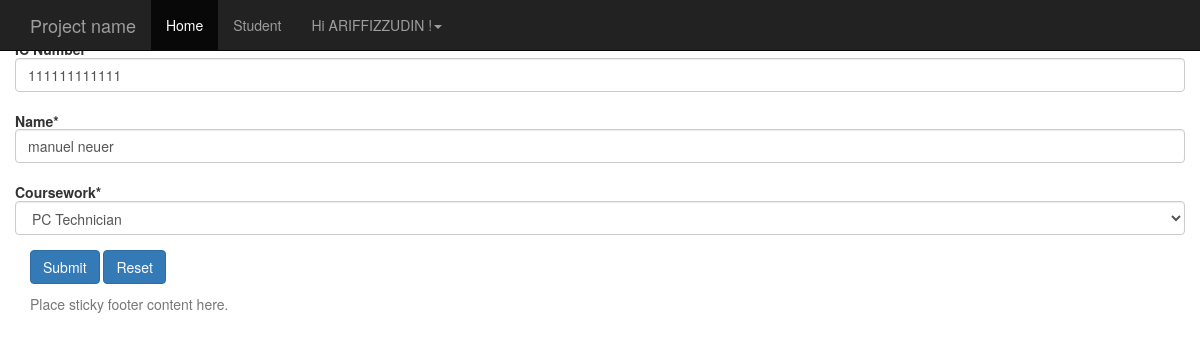
The app's page /1/edit (signed in), older data.
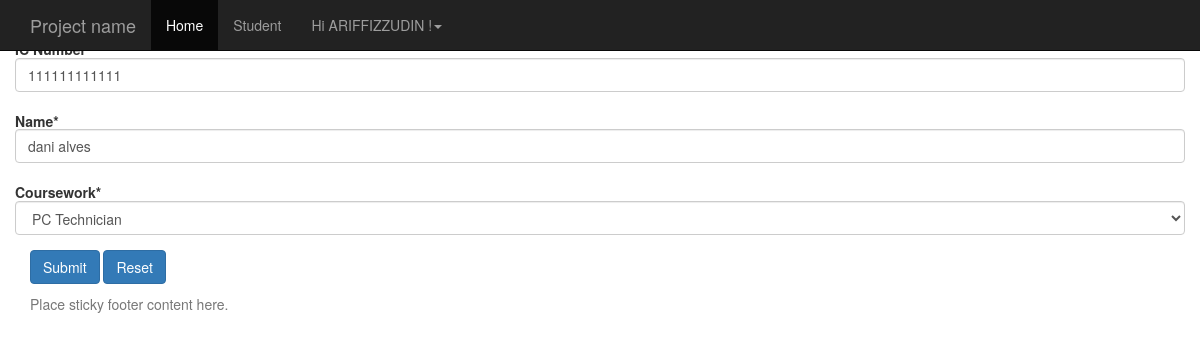
The same page, newer data.
### student/models.py (models this page shows, shortened)
class Student(models.Model):
	PROGRAMMING = 'PR'
	NETWORKING = 'NT'
	PCTECH = 'PC'
	COURSE_CHOICES = (
		(PROGRAMMING,'Programming'),
		(NETWORKING,'Networking'),
		(PCTECH,'PC Technician'),
	)
	icnum = models.CharField('IC Number',max_length=12,unique=True,blank=False,null=False)
	name = models.CharField('name',max_length=300,blank=False,null=False)
	course = models.CharField('Coursework',max_length=2,choices=COURSE_CHOICES,default=PCTECH)
	createdby = models.ForeignKey('auth.User',on_delete=models.CASCADE)
	created_date = models.DateTimeField('Created Date',auto_now_add=True)

### student/views.py (the view)
# urls.py: url(r'^(?P<pk>\d+)/edit$', views.student_edit, name='student_edit'),
@login_required(login_url='/accounts/login/')
def student_edit(request,pk):
    student = get_object_or_404(Student, pk=pk)
    if request.method == "POST":
        form = StudentForm(request.POST,instance=student)
        if form.is_valid():
            student = form.save(commit=False)
            student.createdby = request.user
            student.save()
            messages.success(request, "Student record with ID: " + str(student.pk) + " has been updated! ")
            return redirect(reverse_lazy('student_detail',kwargs={'pk': student.pk }))
    else:
        form = StudentForm(instance=student)
    return render(request, 'student/student_edit.html', {'form': form})

### student/forms.py (shortened to what this page needs)
class StudentForm(forms.ModelForm):
    def __init__(self, *args, **kwargs):
        super(StudentForm, self).__init__(*args, **kwargs)
        self.helper = FormHelper(self)
        self.helper.form_class = 'form-horizontal'
        self.helper.layout.append(Submit('submit_change', 'Submit', css_class="btn-primary"))
        self.helper.layout.append(HTML('<a class="btn btn-primary" href={% url "student_home" %}>Reset</a>'))
    class Meta:
        model = Student
        fields = ('icnum', 'name', 'course',)

### templates/student/student_edit.html
{% extends 'base.html' %}
{% load crispy_forms_tags %}
{% block content %}
    <h5>Edit Student<h5>
    {% crispy form %}
{% endblock %}

Row changes from the older to the newer data that the page shows:
changed Student "PC Technician": name "manuel neuer" → "dani alves"
